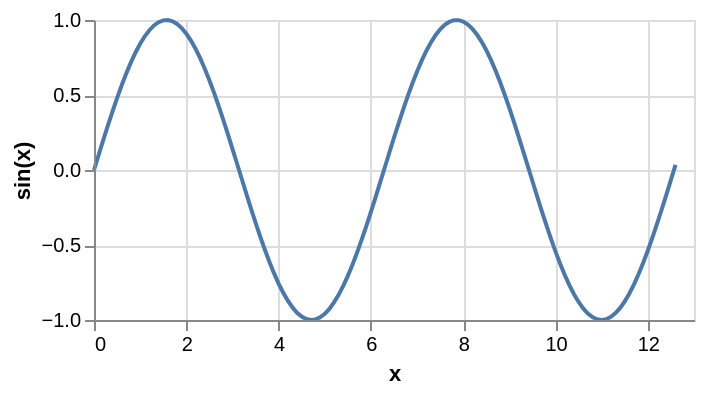

This figure's Vega-Lite source:
### Vega specification from a JSON file in a GitHub repository (floating-point values rounded to 4 significant figures)
{"$schema": "https://vega.github.io/schema/vega/v5.json", "description": "Plots a function using a generated sequence.", "autosize": "pad", "padding": 5, "width": 300, "height": 150, "style": "cell", "data": [{"name": "source_0", "transform": [{"type": "sequence", "start": 0, "stop": 12.7, "step": 0.1, "as": "x"}, {"type": "formula", "expr": "sin(datum.x)", "as": "sin(x)"}]}], "marks": [{"name": "marks", "type": "line", "style": ["line"], "sort": {"field": "datum[\"x\"]", "order": "descending"}, "from": {"data": "source_0"}, "encode": {"update": {"stroke": {"value": "#4c78a8"}, "tooltip": {"signal": "{\"x\": format(datum[\"x\"], \"\"), \"sin(x)\": format(datum[\"sin(x)\"], \"\")}"}, "x": {"scale": "x", "field": "x"}, "y": {"scale": "y", "field": "sin(x)"}, "defined": {"signal": "datum[\"x\"] !== null && !isNaN(datum[\"x\"]) && datum[\"sin(x)\"] !== null && !isNaN(datum[\"sin(x)\"])"}}}}], "scales": [{"name": "x", "type": "linear", "domain": {"data": "source_0", "field": "x"}, "range": [0, {"signal": "width"}], "nice": true, "zero": false}, {"name": "y", "type": "linear", "domain": {"data": "source_0", "field": "sin(x)"}, "range": [{"signal": "height"}, 0], "nice": true, "zero": true}], "axes": [{"scale": "x", "orient": "bottom", "grid": false, "title": "x", "labelFlush": true, "labelOverlap": true, "tickCount": {"signal": "ceil(width/40)"}, "zindex": 1}, {"scale": "x", "orient": "bottom", "gridScale": "y", "grid": true, "tickCount": {"signal": "ceil(width/40)"}, "domain": false, "labels": false, "maxExtent": 0, "minExtent": 0, "ticks": false, "zindex": 0}, {"scale": "y", "orient": "left", "grid": false, "title": "sin(x)", "labelOverlap": true, "tickCount": {"signal": "ceil(height/40)"}, "zindex": 1}, {"scale": "y", "orient": "left", "gridScale": "x", "grid": true, "tickCount": {"signal": "ceil(height/40)"}, "domain": false, "labels": false, "maxExtent": 0, "minExtent": 0, "ticks": false, "zindex": 0}]}
